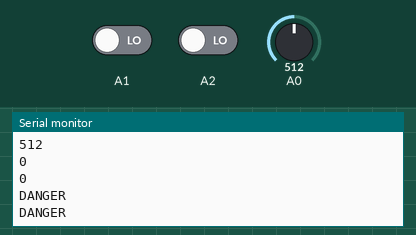
This sketch was run on a simulated Arduino Uno, built with avr-gcc and run on an emulated ATmega328P. Shown: the last lines printed to the serial monitor. The test bench sets the inputs (shaded band); at power-on: A0 = 512, A1 LOW, A2 LOW.

Above: at 6.3 s.
6.4 s: A0 set to 520
At 7.9 s:
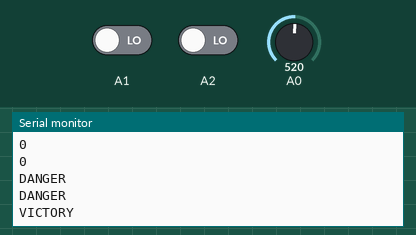
9.4 s: A1 driven HIGH
At 10.7 s:
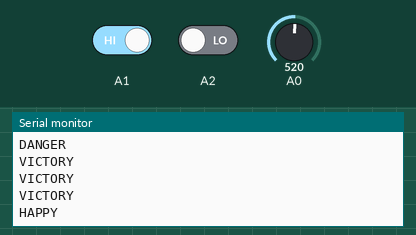
12.4 s: A2 driven HIGH
At 13.9 s:
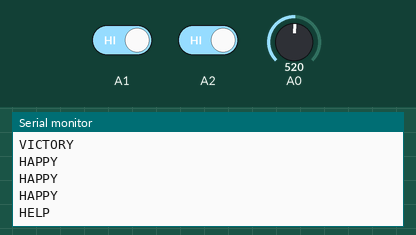
15.4 s: A0 set to 511
At 16.5 s:
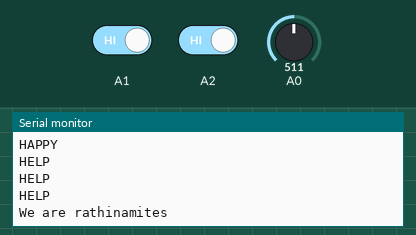
18.4 s: A1 driven LOW
At 19.9 s:
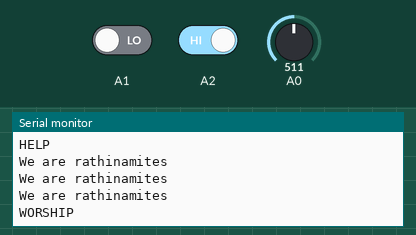
21.4 s: A0 set to 716
At 22.9 s:
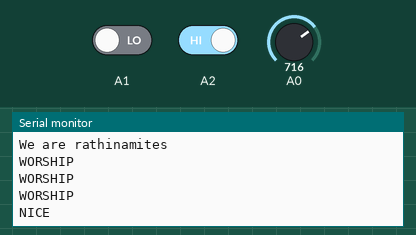

Measured:
- the behaviour switches between 512 and 513 on A0 (found by bisection; images 0 and 1)
- after the input at 6.4 s, the serial monitor: prints a new line after 0.72 s (image 1)
- after the input at 9.4 s, the serial monitor: prints a new line after 0.73 s (image 2)
- after the input at 12.4 s, the serial monitor: prints a new line after 0.73 s (image 3)
- after the input at 15.4 s, the serial monitor: prints a new line after 0.73 s (image 4)
- after the input at 18.4 s, the serial monitor: prints a new line after 0.73 s (image 5)
- after the input at 21.4 s, the serial monitor: prints a new line after 0.73 s (image 6)

The sketch:

sketch_sep14a.ino
```cpp
#include <LiquidCrystal.h>
#include <SoftwareSerial.h>


char c[20];
int s[4], sensorValue[4], sensorMax[4] = { 0 }, sensorMin[4] = { 1023 }, sensorAverage[3] = { 500,400,300};  //we can save sensorAverage according to the system or we calibrate sensor values.
void setup() {
  Serial.begin(9600);
  pinMode(A2, INPUT);
  pinMode(A1, INPUT);
  pinMode(A0, INPUT);
    Serial.begin(9600);
  sensorCalibrate();
}
void wCase() {
  if (s[0] == 0 && s[1] == 0 && s[2] == 0) {
    strcpy(c, "HELP");
  } else if (s[0] == 0 && s[1] == 0 && s[2] == 1) {
    strcpy(c, "HAPPY");
  } else if (s[0] == 0 && s[1] == 1 && s[2] == 0) {
    strcpy(c, "NICE");
  } else if (s[0] == 0 && s[1] == 1 && s[2] == 1) {
    strcpy(c, "VICTORY");
  } else if (s[0] == 1 && s[1] == 0 && s[2] == 0) {
    strcpy(c, "We are rathinamites");
  } else if (s[0] == 1 && s[1] == 0 && s[2] == 1) {
    strcpy(c, "HI!!!!");
  } else if (s[0] == 1 && s[1] == 1 && s[2] == 0) {
    strcpy(c, "WORSHIP");
  } else if (s[0] == 1 && s[1] == 1 && s[2] == 1) {
    strcpy(c, "DANGER");
  }
 Serial.println(c);
 delay(1000);
}

void loop() {
  aRead();
  bAssign();
  wCase();
}
void aRead() {
  sensorValue[0] = analogRead(A0);
  sensorValue[1] = digitalRead(A1);
  sensorValue[2] = digitalRead(A2);

}
void bAssign() {
  if (sensorValue[0] > sensorAverage[0]) {
    s[0] = 0;

  } else {
    s[0] = 1;
  }
  if (sensorValue[1] > sensorAverage[1]) {
    s[1] = 0;

  } else {
    s[1] = 1;
  }
  if (sensorValue[2] > sensorAverage[2]) {
    s[2] = 0;

  } else {
    s[2] = 1;
  }
  }
void sensorCalibrate() {
  Serial.println("Calibrating..");
  for (int i = 0; i < 1000; i++) {
    aRead();
    if (sensorValue[0] > sensorMax[0])
    sensorMax[0] = sensorValue[0];
    if (sensorValue[0] < sensorMin[0])
    sensorMin[0] = sensorValue[0];

    if (sensorValue[1] > sensorMax[1])
      sensorMax[1] = sensorValue[1];
    if (sensorValue[1] < sensorMin[1])
      sensorMin[1] = sensorValue[1];

    if (sensorValue[2] > sensorMax[2])
      sensorMax[2] = sensorValue[2];
    if (sensorValue[2] < sensorMin[2])
      sensorMin[2] = sensorValue[2];

    delay(5);
  }
  sensorAverage[0] = (sensorMax[0] + sensorMin[0]) / 2;
  sensorAverage[1] = (sensorMax[1] + sensorMin[1]) / 2;
  sensorAverage[2] = (sensorMax[2] + sensorMin[2]) / 2;
  Serial.println(sensorAverage[0]);
  Serial.println(sensorAverage[1]);
  Serial.println(sensorAverage[2]);
}
```
